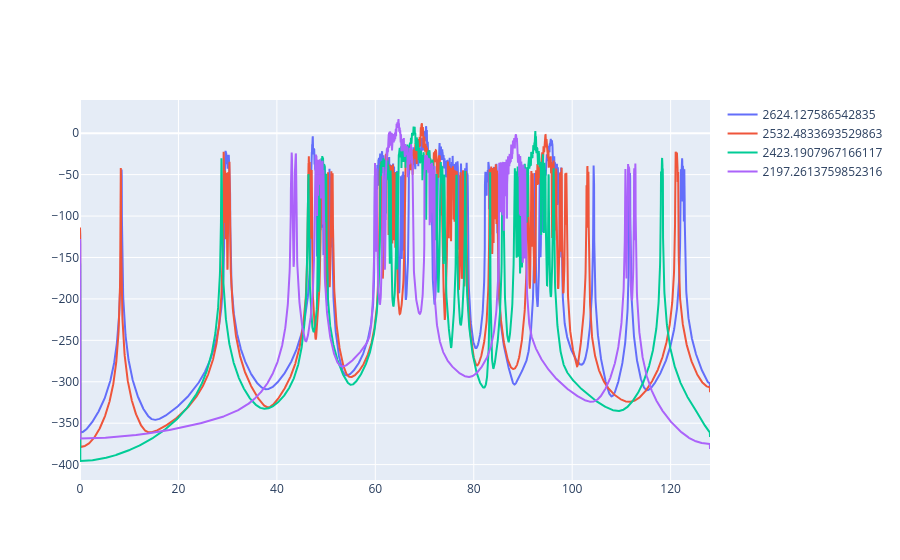

This figure's notebook cell:
### Code cell
fig = go.Figure()
for sample in samples:
    f, xx = get_spectrum(sample.sample_c4.y, 8000)
    xx  = 20 * np.log10(xx)
    fig.add_trace(go.Scatter(x=f, y=xx, name=sample.sample_c1.tension))
fig.show()

### Figure 1 — Plotly figure (JSON) as saved in the notebook; plotly's stock layout.template omitted (floating-point values rounded to 4 significant figures; data arrays with more than 128 entries replaced by an {"elided": "..."} marker saying what was removed)
{"data": [{"name": "2624.127586542835", "type": "scatter", "x": {"elided": "4001 float values"}, "y": {"elided": "4001 float values"}}, {"name": "2532.4833693529863", "type": "scatter", "x": {"elided": "4001 float values"}, "y": {"elided": "4001 float values"}}, {"name": "2423.1907967166117", "type": "scatter", "x": {"elided": "4001 float values"}, "y": {"elided": "4001 float values"}}, {"name": "2197.2613759852316", "type": "scatter", "x": {"elided": "4001 float values"}, "y": {"elided": "4001 float values"}}], "layout": {}}
